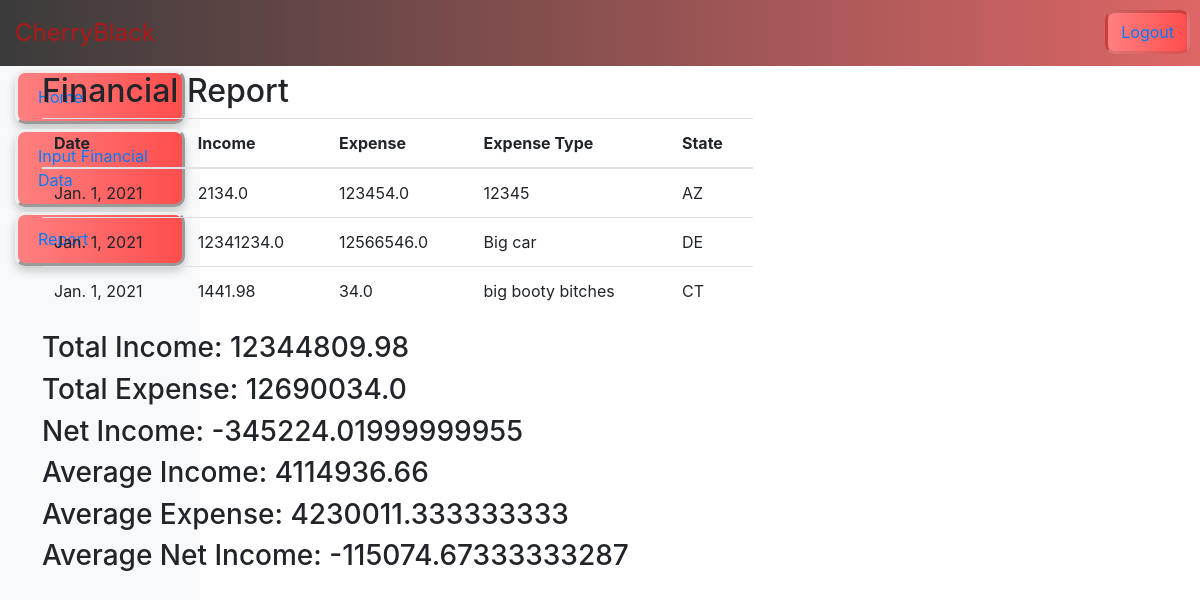
/report/ (signed in), run on an earlier commit of the app's database.
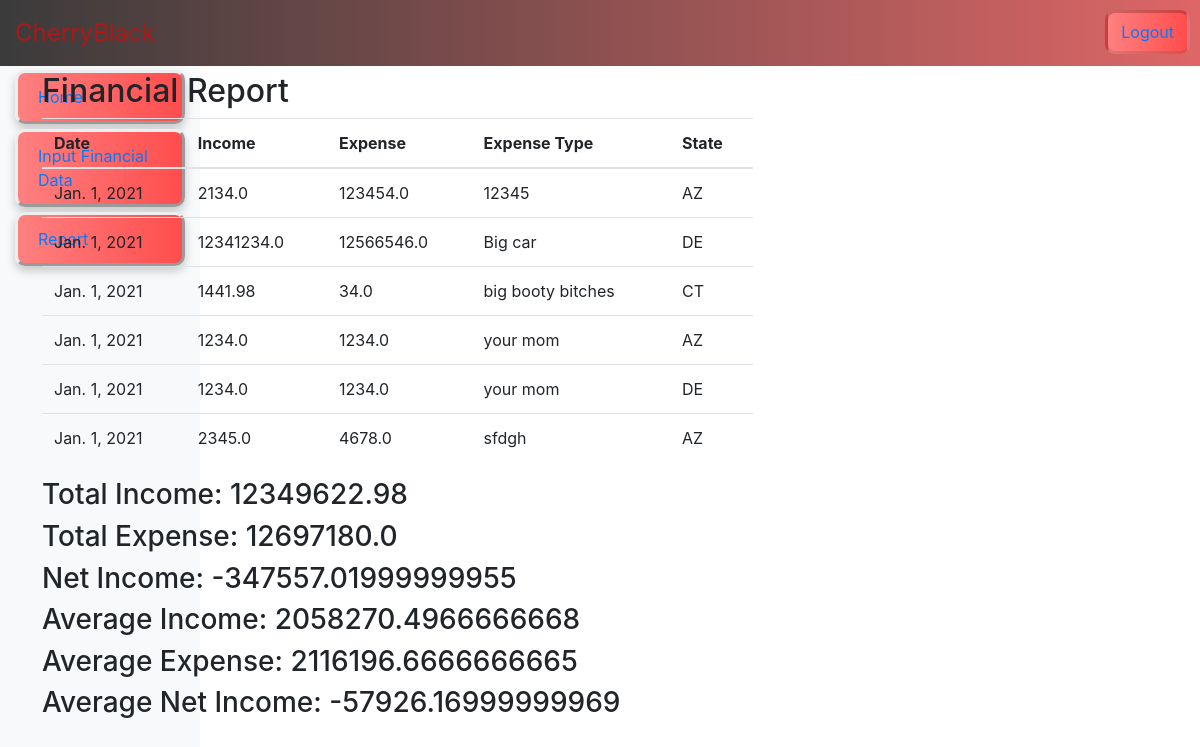
And on a later commit of the database.
### chryblk/models.py (models this page shows)
class FinancialData(models.Model):
    date = models.DateField()
    income = models.FloatField()
    expense = models.FloatField()
    expense_type = models.CharField(max_length=20)
    state = models.CharField(max_length=2)
    user = models.ForeignKey(settings.AUTH_USER_MODEL, on_delete=models.CASCADE)

### chryblk/views.py (the view)
# urls.py: path('report/', views.report, name='report'),
@login_required
def report(request):
    financial_data = FinancialData.objects.filter(user=request.user)
    total_income = 0
    total_expense = 0
    for data in financial_data:
        total_income += data.income
        total_expense += data.expense
    net_income = total_income - total_expense
    average_income = total_income / len(financial_data)
    average_expense = total_expense / len(financial_data)
    average_net_income = average_income - average_expense
    return render(request, 'report.html', {
        'financial_data': financial_data,
        'total_income': total_income,
        'total_expense': total_expense,
        'net_income': net_income,
        'average_income': average_income,
        'average_expense': average_expense,
        'average_net_income': average_net_income,
    })

### chryblk/templates/report.html
{% extends "base_generic.html" %}
{% block content %}
<h2>Financial Report</h2>
<table class="table">
    <thead>
        <tr>
            <th>Date</th>
            <th>Income</th>
            <th>Expense</th>
            <th>Expense Type</th>
            <th>State</th>
        </tr>
    </thead>
    <tbody>
        {% for data in financial_data %}
        <tr>
            <td>{{ data.date }}</td>
            <td>{{ data.income }}</td>
            <td>{{ data.expense }}</td>
            <td>{{ data.expense_type }}</td>
            <td>{{ data.state }}</td>
        </tr>
        {% endfor %}
    </tbody>
</table>
<h3>Total Income: {{ total_income }}</h3>
<h3>Total Expense: {{ total_expense }}</h3>
<h3>Net Income: {{ net_income }}</h3>
<h3>Average Income: {{ average_income }}</h3>
<h3>Average Expense: {{ average_expense }}</h3>
<h3>Average Net Income: {{ average_net_income }}</h3>
{% endblock %}

### chryblk/templates/base_generic.html (shortened to what this page needs)
<!DOCTYPE html>
<html>
<head>
    <link rel="stylesheet" href="https://maxcdn.bootstrapcdn.com/bootstrap/4.0.0/css/bootstrap.min.css">
</head>
<body>
    <div class="container">
        <div class="row">
            <div class="col-3 sidebar">
                <ul class="list-group">
                    <li class="list-group-item"><a href="{% url 'chryblk:home' %}">Home</a></li>
                    <li class="list-group-item"><a href="{% url 'chryblk:input_financial_data' %}">Input Financial Data</a></li>
                    <li class="list-group-item"><a href="{% url 'chryblk:report' %}">Report</a></li>
                </ul>
            </div>
            <div class="col-9 content">
                {% block content %}
                {% endblock %}
            </div>
        </div>
    </div>
    <div class="app-name">
    </div>
    <form action="{% url 'chryblk:login' %}" method="POST" class="logout-button">
        <button type="submit" class="btn btn-link">Logout</button>
    </form>
</body>
</html>

### chryblk/templates/base_generic.html (style rules this page uses)
.app-name { position: absolute; top: 0; left: 0; width: 100%; background: linear-gradient(to right, #3b3b3b, #de6666); color: rgb(174, 24, 24); padding: 15px; font-size: 24px; z-index: 9999; }
.sidebar { position: fixed; top: 50px; left: 0; bottom: 0; width: 200px; background-color: #f8f9fa; padding-top: 20px; }
.sidebar .list-group-item { background: linear-gradient(to right, #ff8080, #ff4d4d); transition: transform 0.3s, box-shadow 0.3s; margin-bottom: 5px; border: none; border-radius: 10px; border-style: outset; color: rgba(0, 0, 0, 0.2); position: relative; overflow: hidden; display: flex; align-items: center; box-shadow: 0 5px 10px rgba(0, 0, 0, 0.2); cursor: pointer; transform-origin: center center; }
.content { margin-left: -60px; padding: 72px; }
.logout-button { background: linear-gradient(to right, #ff8080, #ff4d4d); border-style: inset; border-color: rgba(0, 0, 0, 0.2); border-width: 3px; border-radius: 10px; position: absolute; top: 10px; right: 10px; z-index: 9999; color: rgba(0, 57, 229, 0.736); transition: transform 0.3s, box-shadow 0.3s; transform-origin: center center; }

What changed in the data, as far as the page shows it:
added FinancialData: date "Jan. 1, 2021", income "1234.0", expense "1234.0", expense_type "your mom", state "AZ"
added FinancialData: date "Jan. 1, 2021", income "1234.0", expense "1234.0", expense_type "your mom", state "DE"
added FinancialData: date "Jan. 1, 2021", income "2345.0", expense "4678.0", expense_type "sfdgh", state "AZ"
Also different on the page:
{{ total_income }}: "12344809.98" → "12349622.98"
{{ total_expense }}: "12690034.0" → "12697180.0"
{{ net_income }}: "-345224.01999999955" → "-347557.01999999955"
{{ average_income }}: "4114936.66" → "2058270.4966666668"
{{ average_expense }}: "4230011.333333333" → "2116196.6666666665"
{{ average_net_income }}: "-115074.67333333287" → "-57926.16999999969"
